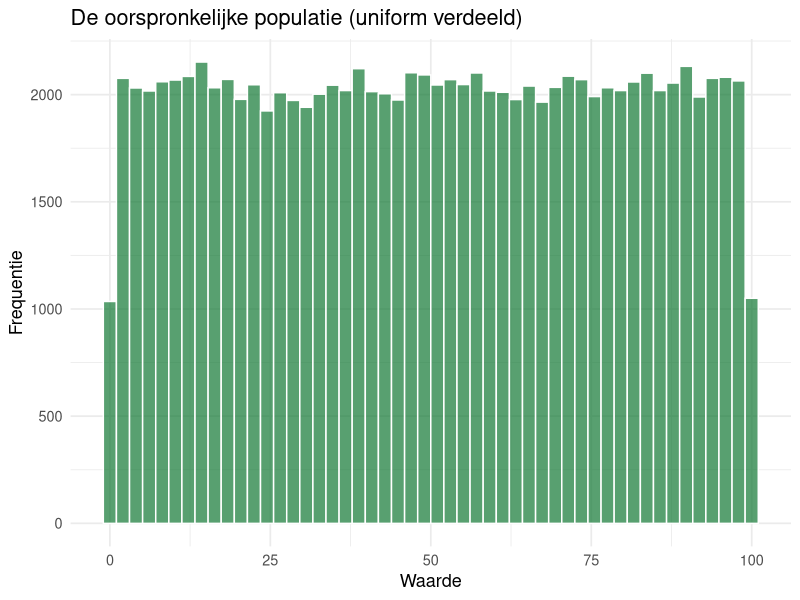
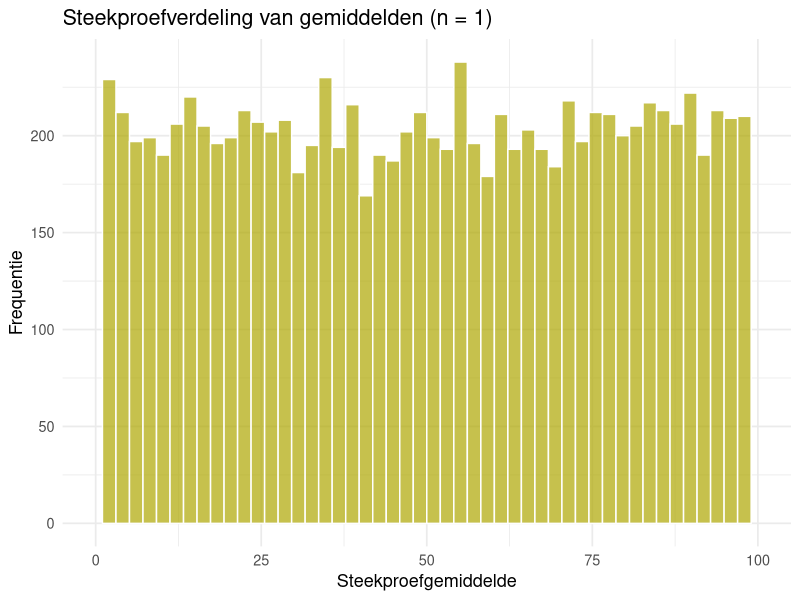
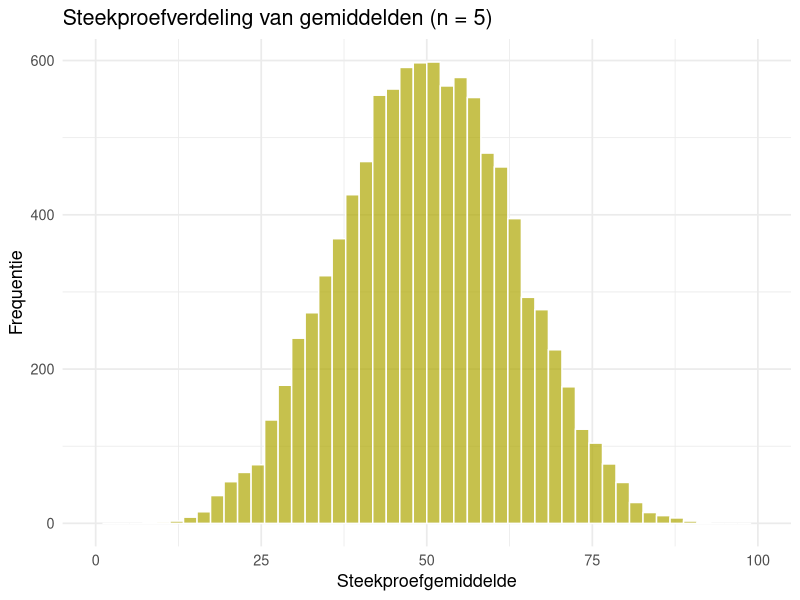
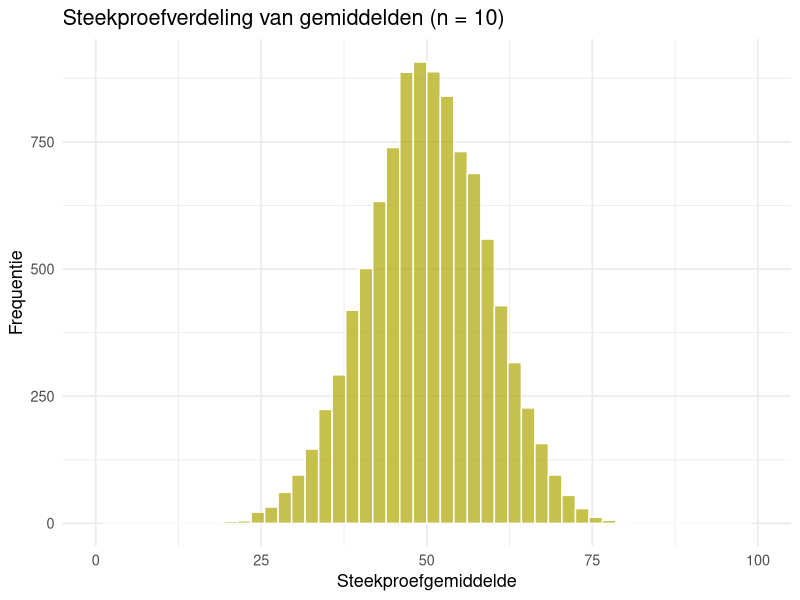
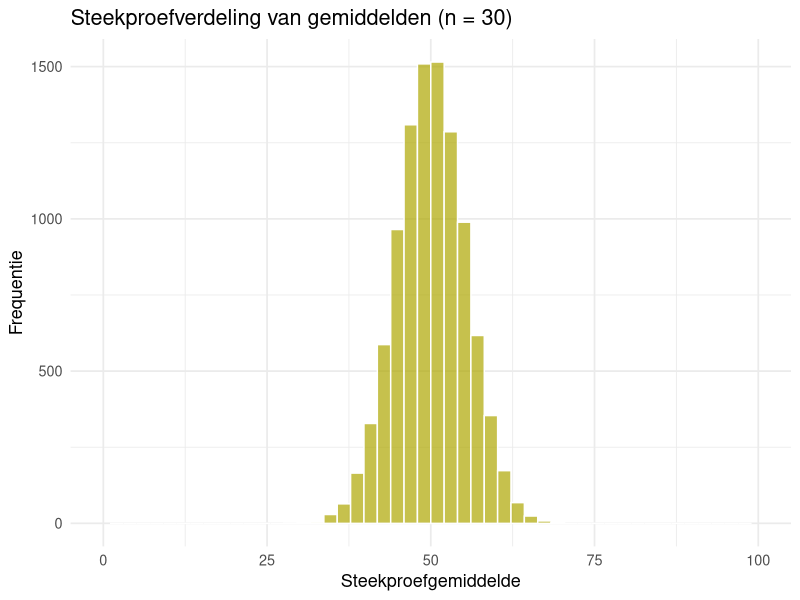
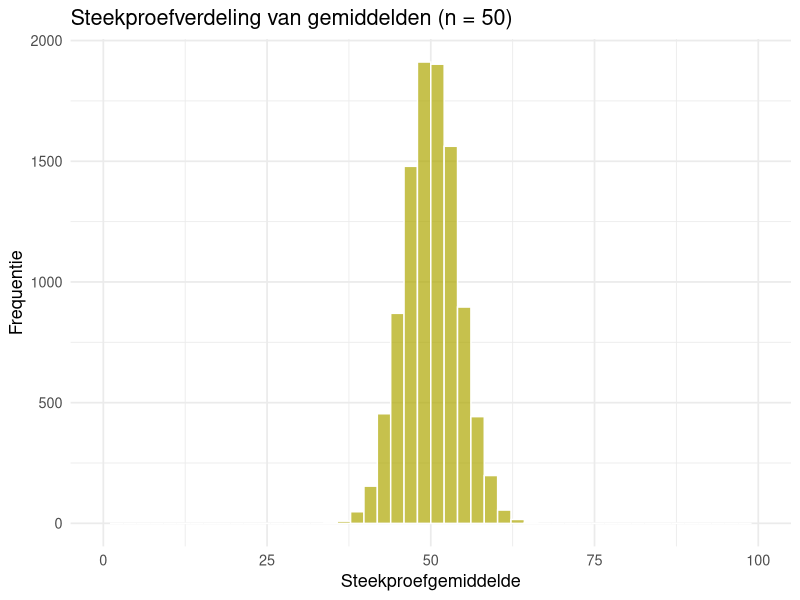
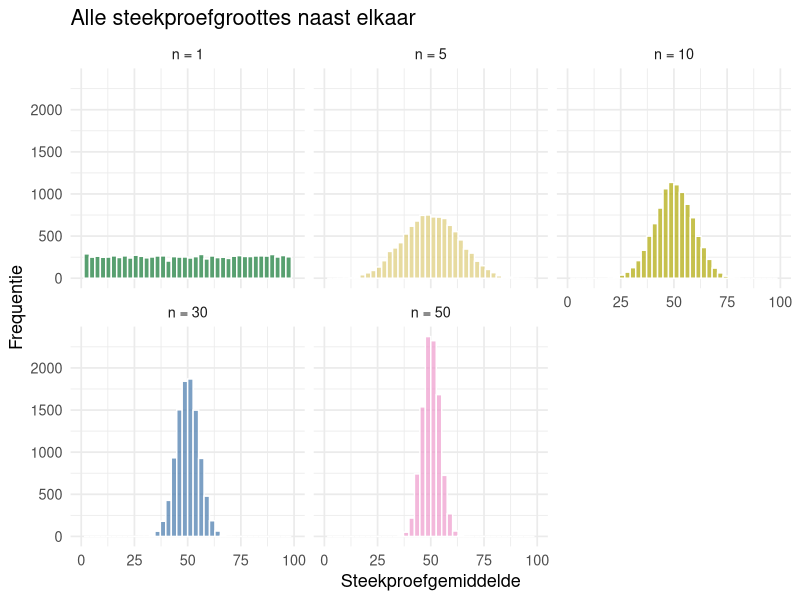
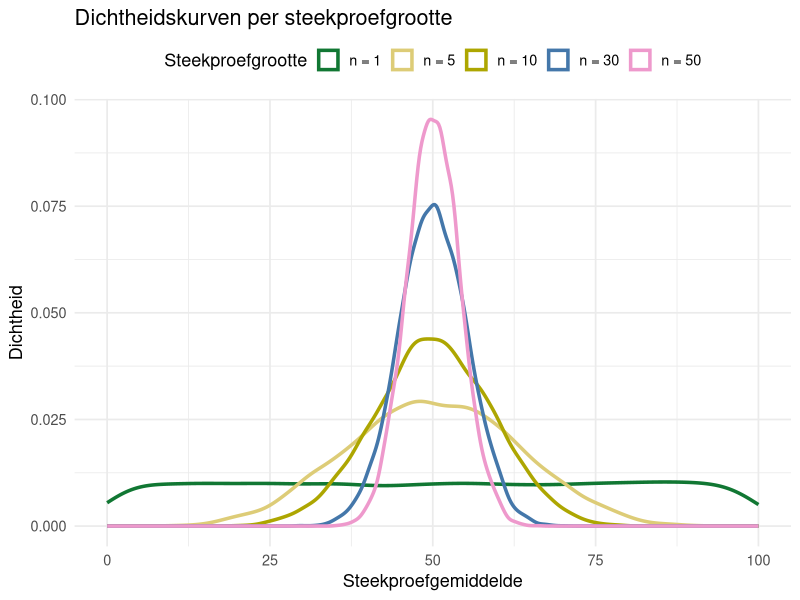

Reproduce these figures in R, in order.
## ---- chunk 1
library(tidyverse)

set.seed(42)

n_populatie <- 100000
populatie <- runif(n_populatie, min = 0, max = 100)

verzamelen_gemiddelden <- function(populatie, n_steekproef, n_replicaties = 10000) {
  replicate(n_replicaties, mean(sample(populatie, size = n_steekproef, replace = TRUE)))
}

gemiddelden_n1  <- verzamelen_gemiddelden(populatie, 1)
gemiddelden_n5  <- verzamelen_gemiddelden(populatie, 5)
gemiddelden_n10 <- verzamelen_gemiddelden(populatie, 10)
gemiddelden_n30 <- verzamelen_gemiddelden(populatie, 30)
gemiddelden_n50 <- verzamelen_gemiddelden(populatie, 50)

niveaus <- c("n = 1", "n = 5", "n = 10", "n = 30", "n = 50")

df_n1  <- tibble(gemiddelde = gemiddelden_n1,  steekproefgrootte = factor("n = 1",  niveaus))
df_n5  <- tibble(gemiddelde = gemiddelden_n5,  steekproefgrootte = factor("n = 5",  niveaus))
df_n10 <- tibble(gemiddelde = gemiddelden_n10, steekproefgrootte = factor("n = 10", niveaus))
df_n30 <- tibble(gemiddelde = gemiddelden_n30, steekproefgrootte = factor("n = 30", niveaus))
df_n50 <- tibble(gemiddelde = gemiddelden_n50, steekproefgrootte = factor("n = 50", niveaus))

df_alle <- bind_rows(df_n1, df_n5, df_n10, df_n30, df_n50)

kleuren <- c("n = 1" = "#117733", "n = 5" = "#DDCC77",
             "n = 10" = "#ADA601", "n = 30" = "#4477AA", "n = 50" = "#EE99CC")

p_populatie <- ggplot(tibble(waarde = populatie), aes(x = waarde)) +
  geom_histogram(bins = 50, fill = "#117733", alpha = 0.7, color = "white") +
  labs(title = "De oorspronkelijke populatie (uniform verdeeld)",
       x = "Waarde", y = "Frequentie") +
  theme_minimal(base_size = 13)

maak_hist <- function(df, titel) {
  ggplot(df, aes(x = gemiddelde)) +
    geom_histogram(bins = 50, fill = "#ADA601", alpha = 0.7, color = "white") +
    xlim(0, 100) +
    labs(title = titel, x = "Steekproefgemiddelde", y = "Frequentie") +
    theme_minimal(base_size = 13)
}

p_n1  <- maak_hist(df_n1,  "Steekproefverdeling van gemiddelden (n = 1)")
p_n5  <- maak_hist(df_n5,  "Steekproefverdeling van gemiddelden (n = 5)")
p_n10 <- maak_hist(df_n10, "Steekproefverdeling van gemiddelden (n = 10)")
p_n30 <- maak_hist(df_n30, "Steekproefverdeling van gemiddelden (n = 30)")
p_n50 <- maak_hist(df_n50, "Steekproefverdeling van gemiddelden (n = 50)")

p_alle <- ggplot(df_alle, aes(x = gemiddelde, fill = steekproefgrootte)) +
  geom_histogram(bins = 40, alpha = 0.7, color = "white") +
  facet_wrap(~steekproefgrootte, nrow = 2) +
  xlim(0, 100) +
  scale_fill_manual(values = kleuren) +
  labs(title = "Alle steekproefgroottes naast elkaar",
       x = "Steekproefgemiddelde", y = "Frequentie") +
  theme_minimal(base_size = 13) +
  theme(legend.position = "none")

p_densiteit <- ggplot(df_alle, aes(x = gemiddelde, color = steekproefgrootte)) +
  geom_density(linewidth = 1.2) +
  xlim(0, 100) +
  scale_color_manual(values = kleuren) +
  labs(title = "Dichtheidskurven per steekproefgrootte",
       x = "Steekproefgemiddelde", y = "Dichtheid", color = "Steekproefgrootte") +
  theme_minimal(base_size = 13) +
  theme(legend.position = "top")

p_normaal_overlay <- ggplot(df_n50, aes(x = gemiddelde)) +
  geom_histogram(aes(y = after_stat(density)), bins = 50,
                 fill = "#ADA601", alpha = 0.6, color = "white") +
  stat_function(fun = dnorm,
                args = list(mean = mean(df_n50$gemiddelde), sd = sd(df_n50$gemiddelde)),
                color = "#117733", linewidth = 2) +
  labs(title = "Normale verdeling als fit over de steekproefgemiddelden (n = 50)",
       x = "Steekproefgemiddelde", y = "Dichtheid") +
  theme_minimal(base_size = 13)
## ---- chunk 2
p_populatie
## ---- chunk 3
p_n1
## ---- chunk 4
p_n5
## ---- chunk 5
p_n10
## ---- chunk 6
p_n30
## ---- chunk 7
p_n50
## ---- chunk 8
p_alle
## ---- chunk 9
p_densiteit
## ---- chunk 10
p_normaal_overlay
